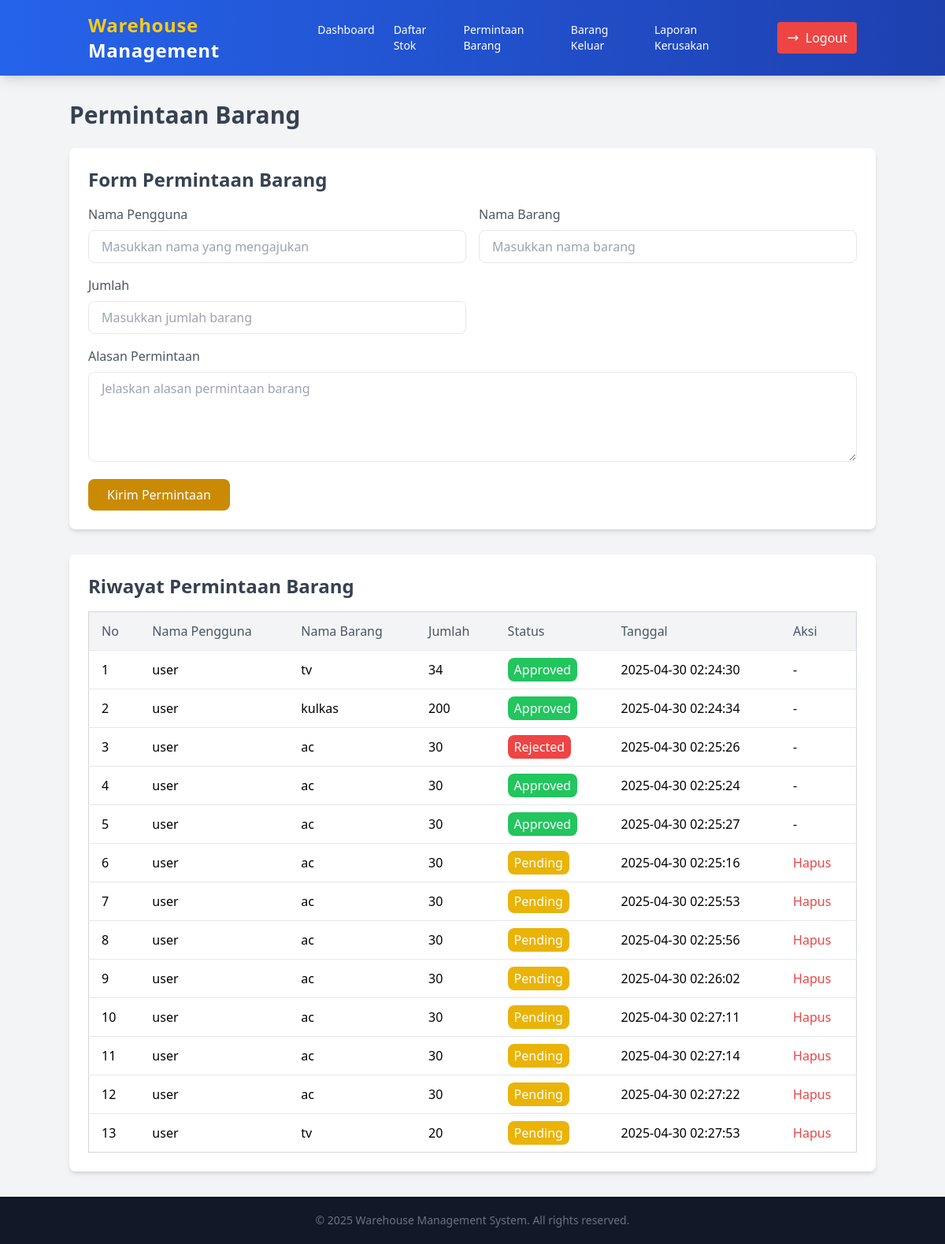
/user/permintaan_barang.php, run on an earlier commit of the app's database.
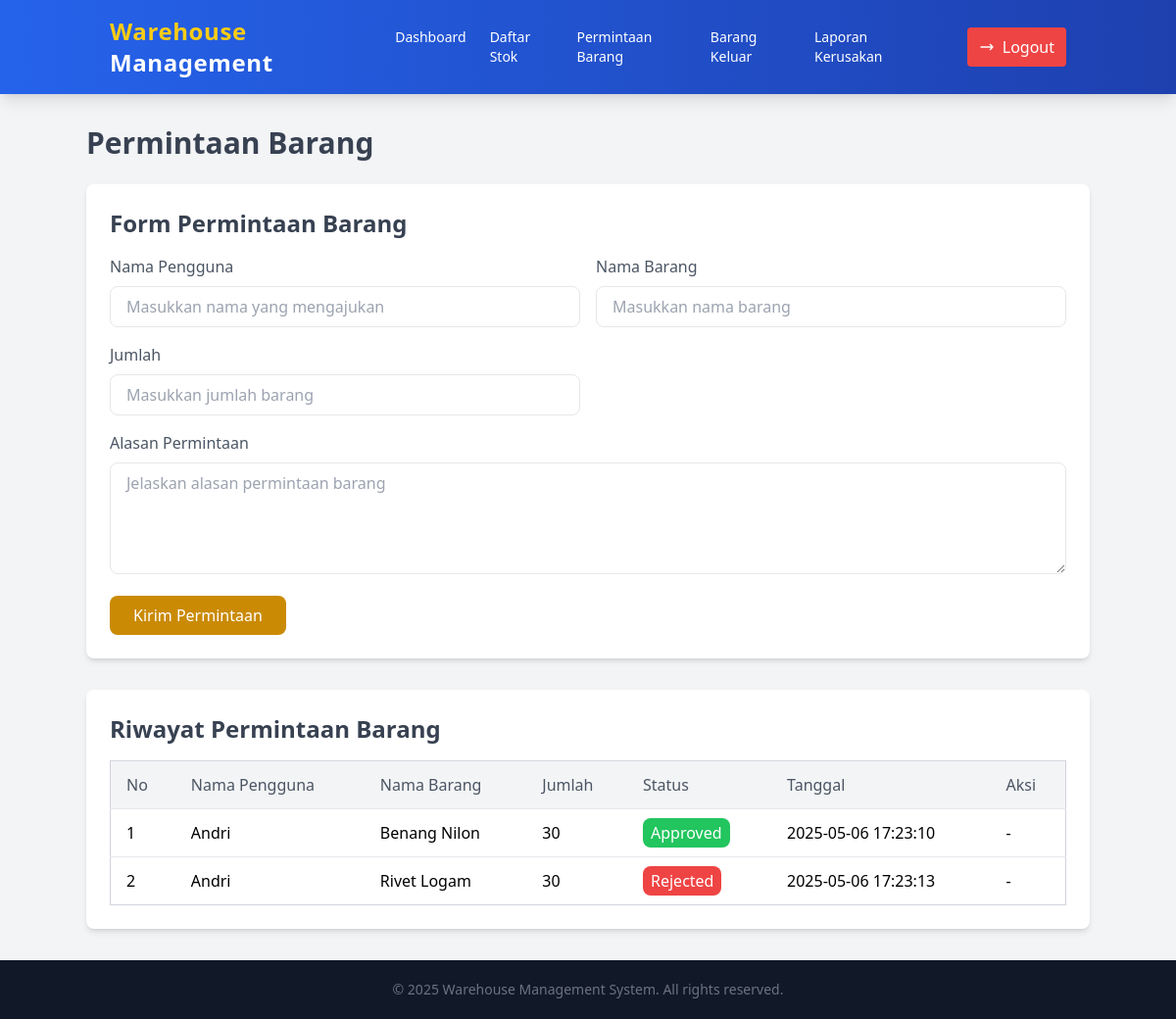
And on a later commit of the database.
### tables this page shows
CREATE TABLE `request` (
  `id_req` int(15) NOT NULL,
  `nama_pengaju` varchar(35) NOT NULL,
  `nama_barang` varchar(255) NOT NULL,
  `jumlah` int(11) NOT NULL,
  `alasan` text NOT NULL,
  `status` enum('Pending','Approved','Rejected','') NOT NULL,
  `tanggal` timestamp NOT NULL DEFAULT current_timestamp() ON UPDATE current_timestamp()
);

### user/permintaan_barang.php (the view, shortened to what the changed rows need)
<?php
include('../koneksi.php');
?>
<!DOCTYPE html>
<html lang="en">
<head>
    <script src="https://cdn.tailwindcss.com"></script>
</head>
<body class="bg-gray-100 font-sans leading-normal tracking-normal min-h-screen flex flex-col">
    <div class="container mx-auto mt-8 flex-grow">
        <h1 class="text-3xl font-bold text-gray-700 mb-6">Permintaan Barang</h1>
        <div class="bg-white shadow-md rounded-lg p-6">
            <h2 class="text-2xl font-bold text-gray-700 mb-4">Form Permintaan Barang</h2>
        </div>
        <div class="bg-white shadow-md rounded-lg p-6 mt-8 flex-grow">
            <h2 class="text-2xl font-bold text-gray-700 mb-4">Riwayat Permintaan Barang</h2>
            <div class="overflow-x-auto">
                <table class="min-w-full bg-white border border-gray-300 rounded-lg">
                    <thead class="bg-gray-100">
                        <tr>
                            <th class="py-3 px-4 border-b text-left text-gray-600 font-medium">No</th>
                            <th class="py-3 px-4 border-b text-left text-gray-600 font-medium">Nama Pengguna</th>
                            <th class="py-3 px-4 border-b text-left text-gray-600 font-medium">Nama Barang</th>
                            <th class="py-3 px-4 border-b text-left text-gray-600 font-medium">Jumlah</th>
                            <th class="py-3 px-4 border-b text-left text-gray-600 font-medium">Status</th>
                            <th class="py-3 px-4 border-b text-left text-gray-600 font-medium">Tanggal</th>
                            <th class="py-3 px-4 border-b text-left text-gray-600 font-medium">Aksi</th>
                        </tr>
                    </thead>
                    <tbody class="divide-y divide-gray-200">
                        <?php
                        $sql = "SELECT id_req, nama_pengaju, nama_barang, jumlah, status, tanggal FROM request";
                        $result = $conn->query($sql);
                        $no = 1;
                        if ($result && $result->num_rows > 0) {
                            while ($row = $result->fetch_assoc()) {
                                $statusClass = ($row['status'] === 'Approved') ? 'bg-green-500' :
                                            (($row['status'] === 'Rejected') ? 'bg-red-500' : 'bg-yellow-500');
                                echo "<tr class='hover:bg-gray-50'>
                                        <td class='py-3 px-4'>" . htmlspecialchars($no++) . "</td>
                                        <td class='py-3 px-4'>" . htmlspecialchars($row['nama_pengaju']) . "</td>
                                        <td class='py-3 px-4'>" . htmlspecialchars($row['nama_barang']) . "</td>
                                        <td class='py-3 px-4'>" . htmlspecialchars($row['jumlah']) . "</td>
                                        <td class='py-3 px-4'>
                                            <span class='px-2 py-1 rounded-lg text-white $statusClass'>
                                                " . htmlspecialchars($row['status']) . "
                                            </span>
                                        </td>
                                        <td class='py-3 px-4'>" . htmlspecialchars($row['tanggal']) . "</td>
                                        <td class='py-3 px-4'>
                                            " . ($row['status'] === 'Pending' ? "
                                            <a href='?delete=" . $row['id_req'] . "' onclick=\"return confirm('Yakin ingin menghapus?')\" class='text-red-500 hover:underline'>Hapus</a>
                                            " : "-") . "
                                        </td>
                                    </tr>";
                            }
                        } else {
                            echo "<tr>
                                    <td colspan='7' class='py-3 px-4 text-center text-gray-500'>Belum ada data permintaan barang.</td>
                                </tr>";
                        }
                        ?>
                    </tbody>
                </table>
            </div>
        </div>
    </div>
</body>
</html>

What changed in the data, as far as the page shows it:
removed request: nama_pengaju "user", nama_barang "tv", jumlah "34", status "Approved", tanggal "2025-04-30 02:24:30"
removed request: nama_pengaju "user", nama_barang "kulkas", jumlah "200", status "Approved", tanggal "2025-04-30 02:24:34"
removed request: nama_pengaju "user", nama_barang "ac", jumlah "30", status "Rejected", tanggal "2025-04-30 02:25:26"
removed request: nama_pengaju "user", nama_barang "ac", jumlah "30", status "Approved", tanggal "2025-04-30 02:25:24"
removed request: nama_pengaju "user", nama_barang "ac", jumlah "30", status "Approved", tanggal "2025-04-30 02:25:27"
removed request: nama_pengaju "user", nama_barang "ac", jumlah "30", status "Pending", tanggal "2025-04-30 02:25:16"
removed request: nama_pengaju "user", nama_barang "ac", jumlah "30", status "Pending", tanggal "2025-04-30 02:25:53"
removed request: nama_pengaju "user", nama_barang "ac", jumlah "30", status "Pending", tanggal "2025-04-30 02:25:56"
removed request: nama_pengaju "user", nama_barang "ac", jumlah "30", status "Pending", tanggal "2025-04-30 02:26:02"
removed request: nama_pengaju "user", nama_barang "ac", jumlah "30", status "Pending", tanggal "2025-04-30 02:27:11"
removed request: nama_pengaju "user", nama_barang "ac", jumlah "30", status "Pending", tanggal "2025-04-30 02:27:14"
removed request: nama_pengaju "user", nama_barang "ac", jumlah "30", status "Pending", tanggal "2025-04-30 02:27:22"
removed request: nama_pengaju "user", nama_barang "tv", jumlah "20", status "Pending", tanggal "2025-04-30 02:27:53"
added request: nama_pengaju "Andri", nama_barang "Benang Nilon", jumlah "30", status "Approved", tanggal "2025-05-06 17:23:10"
added request: nama_pengaju "Andri", nama_barang "Rivet Logam", jumlah "30", status "Rejected", tanggal "2025-05-06 17:23:13"
